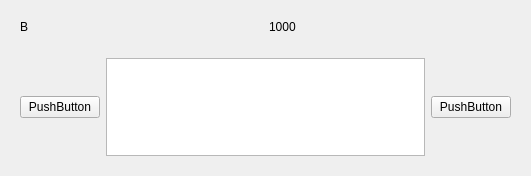
<?xml version="1.0" encoding="UTF-8"?>
<ui version="4.0">
 <class>Dvu_item</class>
 <widget class="QWidget" name="Dvu_item">
  <property name="geometry">
   <rect>
    <x>0</x>
    <y>0</y>
    <width>531</width>
    <height>176</height>
   </rect>
  </property>
  <property name="windowTitle">
   <string>Form</string>
  </property>
  <layout class="QVBoxLayout" name="verticalLayout">
   <item>
    <widget class="QWidget" name="widget" native="true">
     <layout class="QHBoxLayout" name="horizontalLayout">
      <item>
       <widget class="QLabel" name="itemName">
        <property name="text">
         <string>B </string>
        </property>
       </widget>
      </item>
      <item>
       <widget class="QLabel" name="itemPrice">
        <property name="text">
         <string>1000</string>
        </property>
       </widget>
      </item>
     </layout>
    </widget>
   </item>
   <item>
    <widget class="QWidget" name="widget_2" native="true">
     <layout class="QGridLayout" name="gridLayout">
      <item row="0" column="0">
       <widget class="QPushButton" name="btnDecrease">
        <property name="text">
         <string>PushButton</string>
        </property>
       </widget>
      </item>
      <item row="0" column="2">
       <widget class="QPushButton" name="btnIncrease">
        <property name="text">
         <string>PushButton</string>
        </property>
       </widget>
      </item>
      <item row="0" column="1">
       <widget class="QTextEdit" name="textEdit"/>
      </item>
     </layout>
    </widget>
   </item>
  </layout>
 </widget>
 <resources/>
 <connections/>
</ui>
